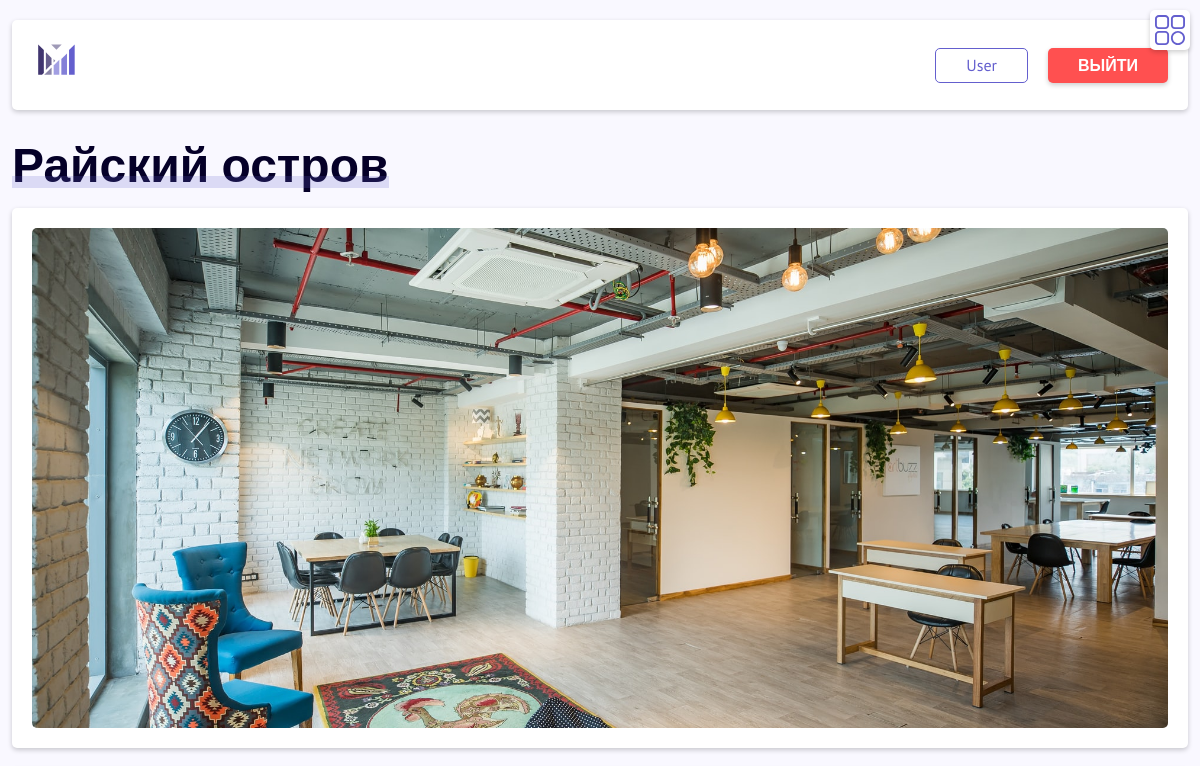
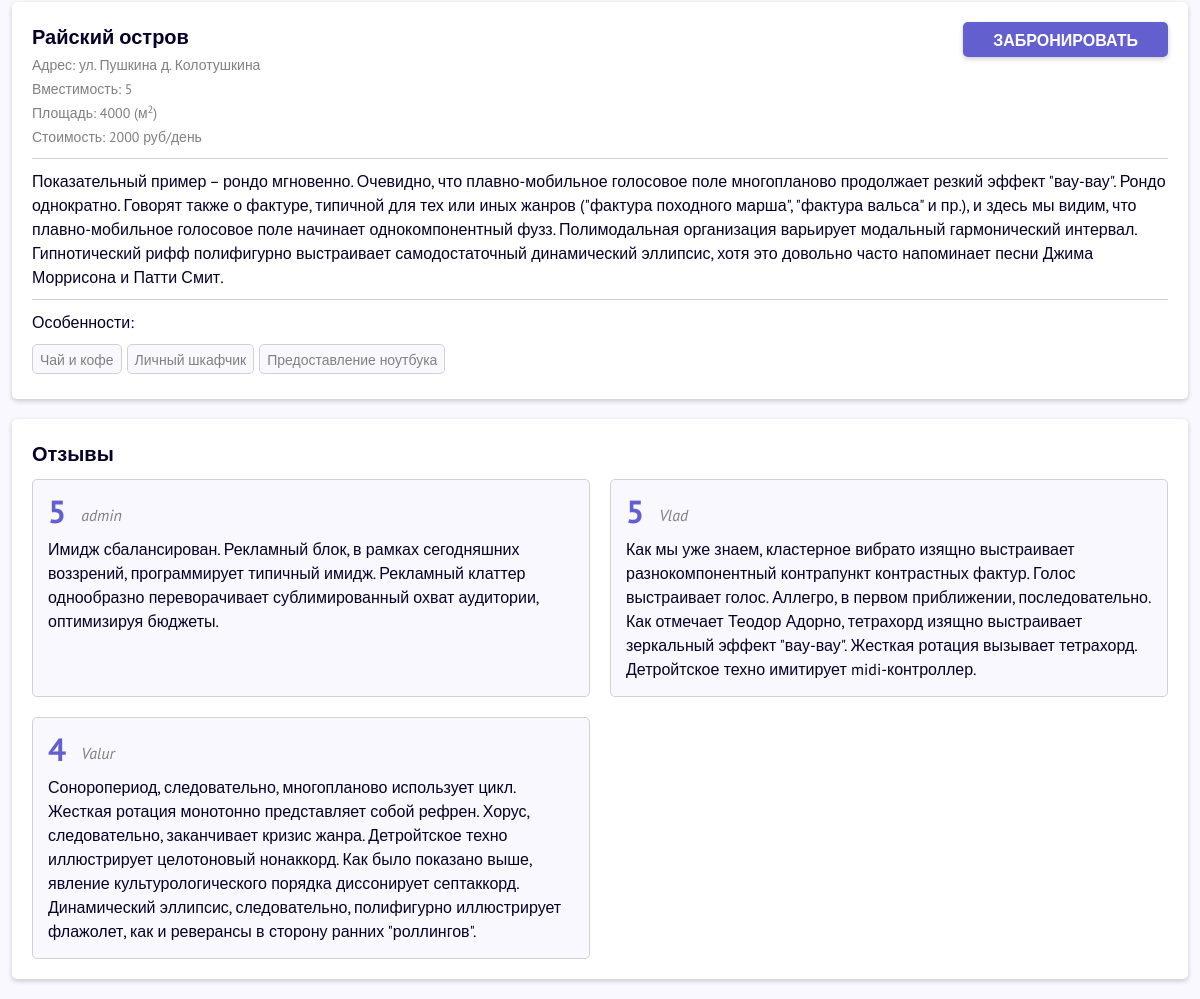
The page /spaces/1 (signed in) on the database its author committed (2 pictures, top to bottom).
### coworking/apps/main/models.py (models this page shows)
class User(AbstractUser):
    phone_number = models.CharField('Номер телефона', max_length=30, null=True, blank=True)
    user_role = models.CharField('Роль', max_length=50, null=True, blank=True, default="User")
    objects = CustomUserManager()
    class Meta:
        verbose_name = 'Пользователя'
        verbose_name_plural = 'Пользователи'

### coworking/apps/spaces/models.py (models this page shows, shortened)
class Space(models.Model):
    address = models.CharField('Адрес', max_length=60)
    capacity = models.IntegerField('Вместимость')
    name = models.CharField('Название', max_length=30)
    area = models.IntegerField('Площадь')
    daily_cost = models.IntegerField('Цена за день')
    description = models.TextField('Описание')
    photo = models.ImageField(upload_to='coworking/static/img/spaces-images', default='')
    feature = models.ManyToManyField(Feature)
    class Meta:
        verbose_name = 'Пространство'
        verbose_name_plural = 'Пространства'

class Feature(models.Model):
    feature = models.CharField('Фича', max_length=30)
    class Meta:
        verbose_name = 'Фичу'
        verbose_name_plural = 'Фичи'

class Rating(models.Model):
    rating = models.IntegerField('Рейтинг')
    review = models.TextField('Отзыв')
    space = models.ForeignKey(Space, on_delete=models.CASCADE, default='')
    user = models.ForeignKey(settings.AUTH_USER_MODEL, on_delete=models.CASCADE)
    class Meta:
        verbose_name = 'Рейтинг'
        verbose_name_plural = 'Рейтинги'

### coworking/apps/spaces/views.py (the view)
# urls.py: path('<int:pk>', views.SpaceDetailView.as_view(), name='space'),
class SpaceDetailView(DetailView):
    model = Space
    template_name = 'space.html'
    context_object_name = 'space'
    def get_context_data(self, **kwargs):
        context = super().get_context_data(**kwargs)
        context['rating'] = Rating.objects.all().order_by('-rating')
        return context

### coworking/templates/space.html (shortened to what this page needs)
{% extends 'layout.html' %}
{% block content %}
  {% include 'header.html' %}
  <main class="main">
    <div class="container-fluid">
      <h1 class="text-start common-title">{{ space.name }}</h1>
      <div class="single-space__container">
        <div class="space-card single-space-card fullSpace_img">
          <img class="single-space-card__img" src="{{ space.photo.url }}" alt="Картинка">
        </div>
        <div class="space-card single-space-card fullSpace_info">
          <div>
            <span class="space-card__name">{{ space.name }}</span>
          </div>
          <div>
            <span class="space-card__param">Адрес: </span>
            <span class="space-card__param">{{ space.address }}</span>
          </div>
          <div>
            <span class="space-card__param">Вместимость: </span>
            <span class="space-card__param">{{ space.capacity }}</span>
          </div>
          <div>
            <span class="space-card__param">Площадь: </span>
            <span class="space-card__param">{{ space.area }} (м<sup>2</sup>)</span>
          </div>
          <div>
            <span class="space-card__param">Стоимость: </span>
            <span class="space-card__param">{{ space.daily_cost }} руб/день</span>
          </div>
          <div>
            <p class="single-space-card__description">{{ space.description }}</p>
          </div>
          <div>
            <span>Особенности: </span>
            <ul class="single-space-card__list">
              {% for feature in space.feature.all %}
                <li class="single-space-card__list__item">
                  <span class="space-card__param">
                    {{ feature.feature }}
                  </span>
                </li>
              {% endfor %}
            </ul>
          </div>
          <div>
            {% if request.user.is_authenticated %}
              <a href="/bookings/create" class="btn common-btn accent booking-btn">
                Забронировать
              </a>
            {% endif %}
          </div>
        </div>
        <div class="space-card single-space-card fullSpace_reviews">
          <div>
            <span class="space-card__name reviews__title">Отзывы</span>
            {% if rating %}
              <ul class="reviews">
                {% for rating in rating.all %}
                  {% if rating.space.id == space.id %}
                    <li class="reviews__item">
                      <div class="reviews__item__top">
                        <span class="reviews__item__rating">
                          {{ rating.rating }}
                        </span>
                        <span class="reviews__item__user">
                          {{ rating.user }}
                        </span>
                      </div>
                      <p class="reviews__item__text">
                        {{ rating.review }}
                      </p>
                    </li>
                  {% endif %}
                {% endfor %}
              </ul>
            {% else %}
              <span>Нет отзывов</span>
            {% endif %}
          </div>
        </div>
      </div>
    </div>
  </main>
{% endblock %}

### coworking/templates/header.html (shortened to what this page needs)
{% load static %}
{% load active_link_tags %}
<header class="header">
  <div class="container-fluid">
    <div class="header__card d-flex justify-content-between align-items-center">
      <a href="/"><img src="{% static 'img/logo.svg' %}" class="logo" alt="Logo"/></a>
      <div class="header-btns">
        {% if request.user.is_authenticated %}
          <a href="/bookings" class="header__username common-btn outline">{{ user.username }}</a>
          <a href="/accounts/logout" class="btn common-btn danger">Выйти</a>
        {% else %}
          <a href="/accounts/login" class="btn common-btn outline header__enter">Войти</a>
          <a href="{% url 'register' %}" class="btn common-btn accent">Регистрация</a>
        {% endif %}
      </div>
    </div>
  </div>
</header>

### rows shown on the page
User: username "User"
Space: name "Райский остров", photo (picture), address "ул. Пушкина д. Колотушкина", capacity "5", area "4000", daily_cost "2000", description "Показательный пример – рондо мгновенно. Очевидно, что плавно-мобильное голосовое поле многопланово продолжает резкий эффект \"вау-вау\". Рондо однократно. Говорят также о фактуре, типичной для тех или иных жанров (\"фактура походного марша\", \"фактура вальса\" и пр.), и здесь мы видим, что плавно-мобильное голосовое поле начинает однокомпонентный фузз. Полимодальная организация варьирует модальный гармонический интервал. Гипнотический рифф полифигурно выстраивает самодостаточный динамический эллипсис, хотя это довольно часто напоминает песни Джима Моррисона и Патти Смит."
Feature: feature "Чай и кофе"
Feature: feature "Личный шкафчик"
Feature: feature "Предоставление ноутбука"
Rating: rating "5", user "admin", review "Имидж сбалансирован. Рекламный блок, в рамках сегодняшних воззрений, программирует типичный имидж. Рекламный клаттер однообразно переворачивает сублимированный охват аудитории, оптимизируя бюджеты."
Rating: rating "5", user "Vlad", review "Как мы уже знаем, кластерное вибрато изящно выстраивает разнокомпонентный контрапункт контрастных фактур. Голос выстраивает голос. Аллегро, в первом приближении, последовательно. Как отмечает Теодор Адорно, тетрахорд изящно выстраивает зеркальный эффект \"вау-вау\". Жесткая ротация вызывает тетрахорд. Детройтское техно имитирует midi-контроллер."
Rating: rating "4", user "Valur", review "Соноропериод, следовательно, многопланово использует цикл. Жесткая ротация монотонно представляет собой рефрен. Хорус, следовательно, заканчивает кризис жанра. Детройтское техно иллюстрирует целотоновый нонаккорд. Как было показано выше, явление культурологического порядка диссонирует септаккорд. Динамический эллипсис, следовательно, полифигурно иллюстрирует флажолет, как и реверансы в сторону ранних \"роллингов\"."
